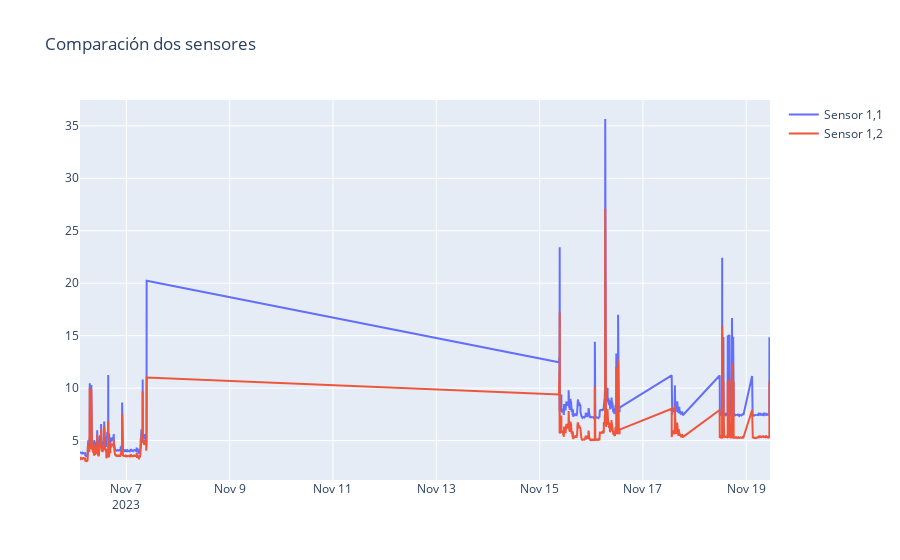

The cell this chart's notebook holds for it:
### Code cell
import plotly.graph_objects as go

# Suponiendo que ya tienes un DataFrame df con columnas "fechas" y "valores"

fig = go.Figure()
fig.add_trace(go.Scatter(x=df1["fechas"], y=df1["valores"], mode='lines', name="Sensor 1,1"))
fig.add_trace(go.Scatter(x=df1["fechas"], y=df2["valores"], mode='lines', name="Sensor 1,2"))

fig.update_layout(title='Comparación dos sensores')

fig.show()

### Figure 1 — Plotly figure (JSON) as saved in the notebook; plotly's stock layout.template omitted (floating-point values rounded to 4 significant figures; data arrays with more than 128 entries replaced by an {"elided": "..."} marker saying what was removed)
{"data": [{"mode": "lines", "name": "Sensor 1,1", "type": "scatter", "x": {"elided": "5000 str values"}, "y": {"elided": "5000 float values"}}, {"mode": "lines", "name": "Sensor 1,2", "type": "scatter", "x": {"elided": "5000 str values"}, "y": {"elided": "5000 float values"}}], "layout": {"title": {"text": "Comparación dos sensores"}}}
